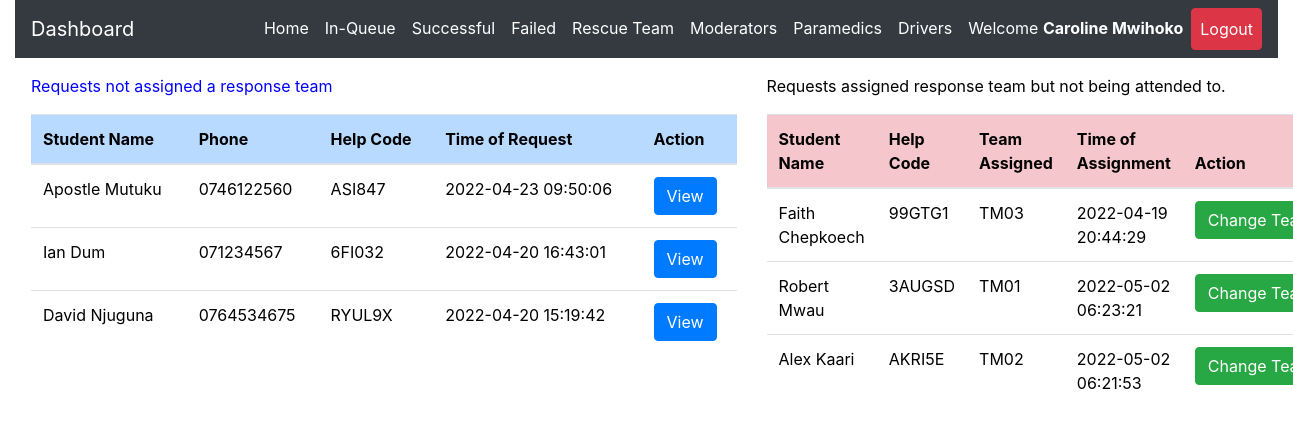
Page /admin/inqueue.php (signed in) on the committed database.
### tables this page shows
CREATE TABLE `request_status` (
  `id` int(20) NOT NULL,
  `helpID` varchar(50) NOT NULL,
  `ip_address` varchar(100) NOT NULL,
  `request_latitude` varchar(50) NOT NULL,
  `request_longitude` varchar(50) NOT NULL,
  `status` varchar(50) DEFAULT 'Pending',
  `admNo` varchar(255) NOT NULL,
  `timestamp` datetime NOT NULL DEFAULT CURRENT_TIMESTAMP
);

CREATE TABLE `student_details` (
  `id` int(20) NOT NULL,
  `regNum` varchar(255) NOT NULL,
  `firstname` varchar(255) NOT NULL,
  `lastname` varchar(255) NOT NULL,
  `emailaddress` varchar(255) NOT NULL,
  `phonenumber` varchar(15) NOT NULL,
  `password` varchar(255) NOT NULL,
  `date` datetime NOT NULL DEFAULT CURRENT_TIMESTAMP
);

CREATE TABLE `rescue_team_tasks` (
  `id` int(10) NOT NULL,
  `task_help_code` varchar(50) NOT NULL,
  `rescue_team_id` varchar(50) NOT NULL,
  `assigning_admin_id` varchar(50) NOT NULL,
  `team_status` varchar(255) NOT NULL DEFAULT 'Unassigned',
  `assignment_time` datetime NOT NULL DEFAULT CURRENT_TIMESTAMP,
  `ip_address` varchar(50) NOT NULL DEFAULT '0.0.0.0',
  `latitude` varchar(20) NOT NULL DEFAULT '0.0',
  `longitude` varchar(20) NOT NULL DEFAULT '0.0'
);

### admin/inqueue.php (the view, shortened to what this page needs)
<?php
include 'server.php';
?>
<!DOCTYPE html>
<html lang="en">
<?php include './includes/header.php'; ?>
  <body>
    <?php include './includes/navbar.php'; ?>
  <div class="row m-3">
    <div class="col-md-7">
<div class="table-responsive-lg">
    <table class="table" style='color:black'>
        <thead>
          <p  style='color:blue; font-weight:normal'>
          Requests not assigned a response team
</p>
            <tr >
              <th scope="col" class="table-primary">Student Name</th>
              <th scope="col" class="table-primary">Phone</th>
              <th scope="col" class="table-primary">Help Code</th>
              <th scope="col" class="table-primary">Time of Request</th>
              <th scope="col" class="table-primary">Action</th>
            </tr>
          </thead>
          <tbody>
    <?php
    if($_SESSION['admin_id']){
        $data_fetch_query = "SELECT request_status.id, request_status.helpID,request_status.status,
        request_status.admNo,request_status.timestamp,student_details.regNum,student_details.regNum,
        student_details.firstname,student_details.lastname,student_details.phonenumber
        FROM request_status
        INNER JOIN student_details ON request_status.admNo = student_details.regNum  WHERE request_status.status ='Pending' order by request_status.timestamp DESC;";
        $data_result = mysqli_query($db, $data_fetch_query);
        if ($data_result->num_rows > 0){
            while($row = $data_result->fetch_assoc()) {
            $help_code=$row["helpID"];
        echo "<tr style='font-weight:normal'> <td>" .$row["firstname"]. " ".$row["lastname"]. "</td>";
        echo "<td>" .$row["phonenumber"]."</td>";
        echo "<td>" .$row["helpID"]."</td>";
        echo "<td>" .$row["timestamp"]."</td>";
        echo "<td>
        <form method ='POST' action='server.php'>
        <input  type='text' hidden name='help_code' value='$help_code'>
        <input type='submit' value='View' name='view-btn' class='btn btn-primary'>
        </form>
        </td> </tr>";
        }
        }else{
        echo "<td>"."No Requests Found"."</td>";
        }
        } else{
            echo "<td>"."No Data Found"."</td>";
        }
?>
          </tbody>
    </table>
  </div>
  </div>
  <div class="col-md-5">
    <div class="table-responsive-lg">
        <table class="table" style='color:black'>
            <thead>
              <p style='color:black; font-weight:normal'>
              Requests assigned response team but not being attended to.
      </p>
                <tr >
                  <th scope="col" class="table-danger">Student Name</th>
                  <th scope="col" class="table-danger">Help Code</th>
                  <th scope="col" class="table-danger">Team Assigned</th>
                  <th scope="col" class="table-danger">Time of Assignment</th>
                  <th scope="col" class="table-danger">Action</th>
                </tr>
              </thead>
              <tbody>
        <?php
        if($_SESSION['admin_id']){
          $data_fetch_query = "SELECT request_status.id, request_status.helpID,request_status.status,
          request_status.admNo,request_status.timestamp,student_details.regNum,student_details.regNum,
          student_details.firstname,student_details.lastname,student_details.phonenumber, rescue_team_tasks.*
          FROM request_status
          INNER JOIN student_details ON request_status.admNo = student_details.regNum
          INNER JOIN rescue_team_tasks ON request_status.helpID = rescue_team_tasks.task_help_code
          WHERE request_status.status ='Assigned' order by request_status.timestamp DESC;";
            $data_result = mysqli_query($db, $data_fetch_query);
            if ($data_result->num_rows > 0){
                while($row = $data_result->fetch_assoc()) {
                $help_code=$row["helpID"];
            echo "<tr style='font-weight:normal'> <td>" .$row["firstname"]. " ".$row["lastname"]. "</td>";
            echo "<td>" .$row["helpID"]."</td>";
            echo "<td>" .$row["rescue_team_id"]."</td>";
            echo "<td>" .$row["assignment_time"]."</td>";
            echo "<td>
            <form method ='POST' action='server.php'>
            <input hidden type='text' name='help_code_2' value='$help_code'>
            <input type='submit' name='reassign-btn' value='Change Team' class='btn btn-success'>
            </form>
            </td> </tr>";
            }
            }else{
            echo "<td>"."No Data is available"."</td>";
            }
            } else{
                echo "<td>"."No Data Found"."</td>";
            }
    ?>
              </tbody>
        </table>
      </div>
      </div>
</div>
  </body>
</html>

### rows in the picture
request_status: admNo.firstname "Apostle", admNo.lastname "Mutuku", admNo.phonenumber "0746122560", helpID "ASI847", timestamp "2022-04-23 09:50:06"
request_status: admNo.firstname "Ian", admNo.lastname "Dum", admNo.phonenumber "071234567", helpID "6FI032", timestamp "2022-04-20 16:43:01"
request_status: admNo.firstname "David", admNo.lastname "Njuguna", admNo.phonenumber "0764534675", helpID "RYUL9X", timestamp "2022-04-20 15:19:42"
request_status: admNo.firstname "Faith", admNo.lastname "Chepkoech", helpID "99GTG1", rescue_team_tasks.rescue_team_id "TM03", rescue_team_tasks.assignment_time "2022-04-19 20:44:29"
request_status: admNo.firstname "Robert", admNo.lastname "Mwau", helpID "3AUGSD", rescue_team_tasks.rescue_team_id "TM01", rescue_team_tasks.assignment_time "2022-05-02 06:23:21"
request_status: admNo.firstname "Alex", admNo.lastname "Kaari", helpID "AKRI5E", rescue_team_tasks.rescue_team_id "TM02", rescue_team_tasks.assignment_time "2022-05-02 06:21:53"

### other values in the picture
$_SESSION['admin_firstname'] "Caroline"
$_SESSION['admin_lastname'] "Mwihoko"
